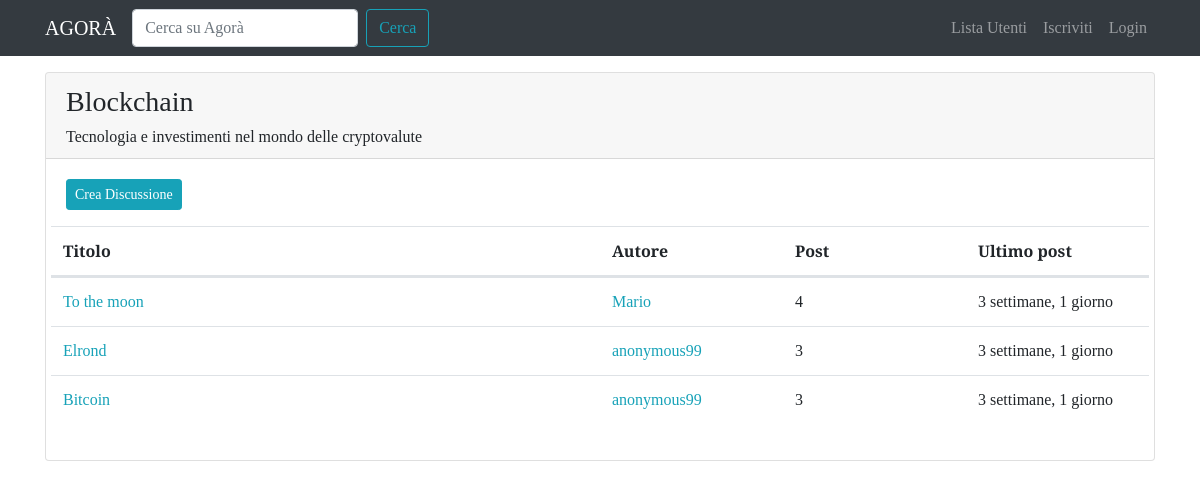
The page /forum/section/18/ on the database its author committed.
### forum/models.py (models this page shows, shortened)
class BaseModel(models.Model):
    objects = models.Manager()
    class Meta:
        abstract = True

class Section(BaseModel):
    name = models.CharField(max_length=80)
    description = models.CharField(max_length=150, blank=True, null=True)
    logo = models.ImageField(blank=True, null=True, default='image_empty.png')
    class Meta:
        verbose_name = 'Sezione'
        verbose_name_plural = 'Sezioni'
        ordering = ['name']

class Discussion(BaseModel):
    title = models.CharField(max_length=120)
    creation_date = models.DateTimeField(auto_now_add=True)
    discussion_author = models.ForeignKey(User, on_delete=models.CASCADE, related_name='discussions')
    discussion_section = models.ForeignKey(Section, on_delete=models.CASCADE)
    def get_absolute_url(self):
        return reverse('discussion_view', kwargs={'pk': self.pk})
    class Meta:
        verbose_name = 'Discussione'
        verbose_name_plural = 'Discussioni'
        ordering = ['creation_date']

class Post(BaseModel):
    post_author = models.ForeignKey(User, on_delete=models.CASCADE, related_name='posts')
    content = models.TextField()
    creation_date = models.DateTimeField(auto_now_add=True)
    post_discussion = models.ForeignKey(Discussion, on_delete=models.CASCADE)
    class Meta:
        verbose_name = 'Post'
        verbose_name_plural = 'Post'
        ordering = ['creation_date']

### forum/views.py (the view)
# urls.py: path('section/<int:pk>/', views.section_view, name='section_view'),
def section_view(request, pk):
    section = get_object_or_404(Section, pk=pk)
    discussions = Discussion.objects.filter(
        discussion_section=section
    ).order_by('-creation_date')
    context = {
        'section': section,
        'discussions': discussions
    }
    return render(request, 'forum/section_it.html', context)

### forum/templates/forum/section_it.html (shortened to what this page needs)
{% extends 'base.html' %}
{% block content %}
  <div class="card my-3">
    <div class="card-header">
      <h3>{{ section.name }}</h3>
      {% if section.description %}
        <h6 class="card-text">{{ section.description }}</h6>
      {% endif %}
    </div>
    <div class="card-body">
      <a class="btn btn-sm btn-info" href="{% url 'new_discussion' pk=section.pk%}">Crea Discussione</a>
      <table class="table mt-3">
        <thead>
          <tr class="row">
            <th class="col-lg-6 col-5">Titolo</th>
            <th class="col-lg-2 col-3">Autore</th>
            <th class="d-none d-lg-inline col-lg-2">Post</th>
            <th class="col-lg-2 col-4">Ultimo post</th>
          </tr>
        </thead>
        <tbody>
          <tr class="row">
            {% for discussion in discussions %}
              <td class="col-lg-6 col-5">
                <a href="{{ discussion.get_absolute_url }}">{{ discussion.title }}</a>
              </td>
              <td class="col-lg-2 col-3">
                <a href="{% url 'user_profile' username=discussion.discussion_author.username %}">{{ discussion.discussion_author }}</a>
              </td>
              <td class="d-none d-lg-inline col lg-2">{{ discussion.post_set.count }}</td>
              <td class="col-lg-2 col-4">{{ discussion.post_set.last.creation_date|timesince }}</td>
            {% endfor %}
          </tr>
        </tbody>
      </table>
    </div>
  </div>
{% endblock %}

### static-storage/css/agora.css (style rules this page uses)
body { font-family: 'Slabo 27px', serif; }
a, a:hover { color: #17a2b8; }

### rows shown on the page
Section: name "Blockchain", description "Tecnologia e investimenti nel mondo delle cryptovalute"
Discussion: title "To the moon", discussion_author "Mario", post_set.count "4", post_set.last.creation_date "3 settimane, 1 giorno"
Discussion: title "Elrond", discussion_author "anonymous99", post_set.count "3", post_set.last.creation_date "3 settimane, 1 giorno"
Discussion: title "Bitcoin", discussion_author "anonymous99", post_set.count "3", post_set.last.creation_date "3 settimane, 1 giorno"
